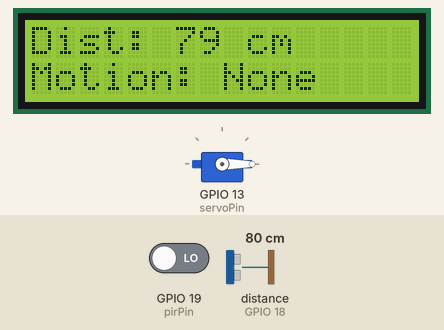
A sketch run on a simulated ESP32. Parts: 16×2 character LCD, servo. Wiring (inferred from the names in the program): ultrasonic range finder: trigger GPIO 5; echo GPIO 18. The inputs (shaded band) are chosen by the test bench; at power-on: GPIO 19 (pirPin) LOW, distance to the obstacle (sensor on GPIO 18) 80 cm. The echo pulse lasts 58.3 µs per cm.

Above: at 4.2 s.
4.3 s: GPIO 19 (pirPin) driven HIGH
At 4.9 s:
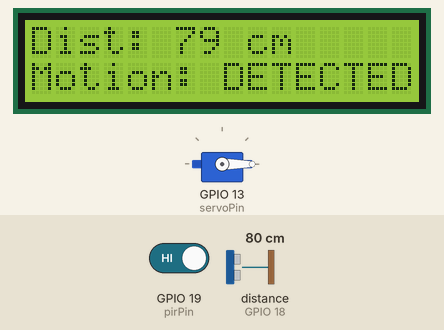
6.0 s: distance to the obstacle (sensor on GPIO 18) set to 12 cm
At 6.7 s:
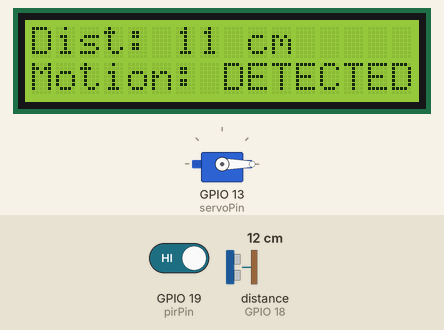
7.6 s: distance to the obstacle (sensor on GPIO 18) set to 9 cm
At 8.7 s:
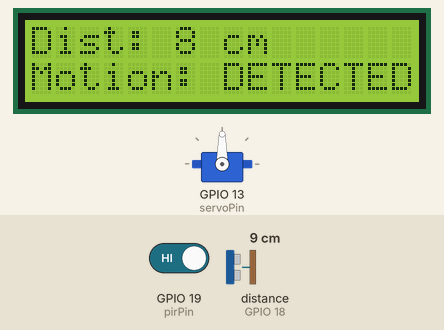
9.2 s: GPIO 19 (pirPin) driven LOW
At 10.4 s:
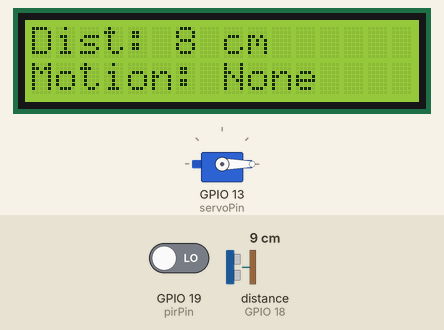
10.9 s: distance to the obstacle (sensor on GPIO 18) set to 2 cm
At 11.9 s:
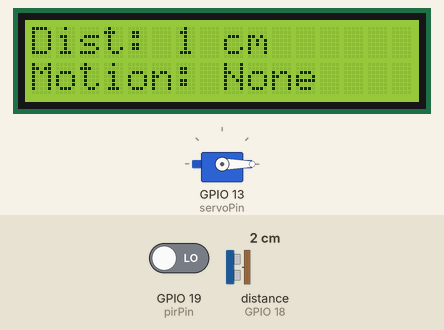
Timing chart, 0 to 13.5 s (numbered marks = the images above; inputs shaded):
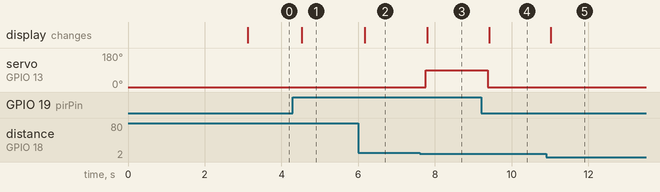

The sketch:

survo_PIR.ino.ino
```cpp
#include <Wire.h>
#include <LiquidCrystal_I2C.h>
#include <ESP32Servo.h>

// --- 1. Hardware Setup ---
LiquidCrystal_I2C lcd(0x27, 16, 2); // LCD Display
Servo myServo;                      // Create a servo object

// --- 2. Pin Definitions ---
const int trigPin = 5;
const int echoPin = 18;
const int pirPin = 19;
const int servoPin = 13;

// --- 3. Variables ---
long duration;
int distanceCm;

void setup() {
  // Start the screen
  lcd.init();
  lcd.backlight();
  lcd.setCursor(0, 0);
  lcd.print("System Starting!!");

  // Setup Sensor pins
  pinMode(trigPin, OUTPUT);
  pinMode(echoPin, INPUT);
  pinMode(pirPin, INPUT);

  // Setup Servo
  myServo.attach(servoPin);
  myServo.write(0); // Tell the servo to go to the 0-degree starting position

  // Wait 3 seconds to let the motion sensor warm up
  delay(3000);
  lcd.clear();
}

void loop() {
  // --- READ DISTANCE SENSOR ---
  digitalWrite(trigPin, LOW);
  delayMicroseconds(2);
  digitalWrite(trigPin, HIGH);
  delayMicroseconds(10);
  digitalWrite(trigPin, LOW);
  duration = pulseIn(echoPin, HIGH);
  distanceCm = duration * 0.034 / 2;

  // --- READ MOTION SENSOR ---
  int motionDetected = digitalRead(pirPin);

  // --- LOGIC: CONTROL THE SERVO ---
  // If motion IS detected AND distance is LESS than 10cm
  if (motionDetected == HIGH && distanceCm < 10) {
    myServo.write(90); // Open! Turn servo to 90 degrees
  } else {
    myServo.write(0);  // Closed! Keep servo at 0 degrees
  }

  // --- UPDATE THE LCD SCREEN ---
  lcd.setCursor(0, 0);
  lcd.print("Dist: ");
  lcd.print(distanceCm);
  lcd.print(" cm    ");

  lcd.setCursor(0, 1);
  if (motionDetected == HIGH) {
    lcd.print("Motion: DETECTED!");
  } else {
    lcd.print("Motion: None    ");
  }

  // Brief pause before checking again
  delay(200);
}
```

Measured:
- the behaviour switches between 11 and 10 cm on distance to the obstacle (sensor on GPIO 18) (found by bisection; images 2 and 3)
- after the input at 4.3 s, the display: changes after 0.23 s (image 1)
- after the input at 6.0 s, the display: changes after 0.17 s (image 2)
- after the input at 7.6 s, servo on GPIO 13 (servoPin): 0° → 90° after 0.17 s; the display: changes after 0.20 s (image 3)
- after the input at 9.2 s, servo on GPIO 13 (servoPin): 90° → 0° after 0.18 s; the display: changes after 0.21 s (image 4)
- after the input at 10.9 s, the display: changes after 0.12 s (image 5)
